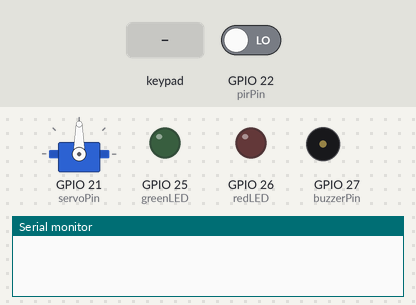
A sketch run on a simulated ESP32. On the bench: servo, output pins drawn as LEDs (lit = HIGH), buzzer (waves = sounding), the last lines printed to the serial monitor. The inputs (shaded band) are chosen by the test bench; at power-on: GPIO 22 (pirPin) LOW. WiFi joins after 1.5 s; servers stay silent unless stated.

Above: at 3.0 s.
3.1 s: key '#' pressed
At 3.7 s:
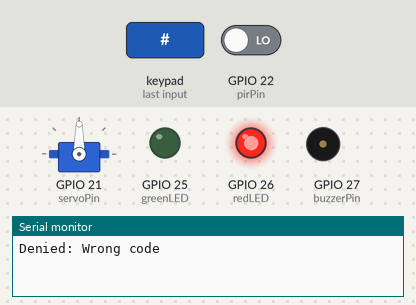
5.3 s: keypad keys 1 2 3 4 # pressed 0.4 s apart
At 8.3 s:
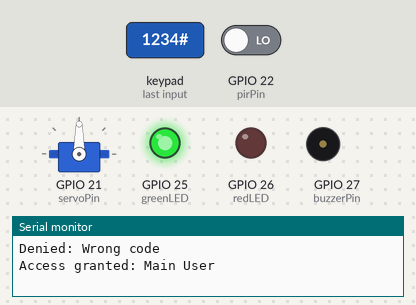
10.3 s: keypad keys 5 6 7 8 # pressed 0.4 s apart
At 10.53 s:
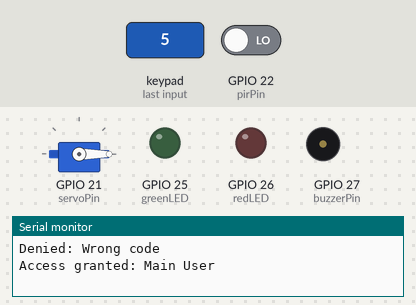
13.8 s: key '1' pressed
At 14.7 s:
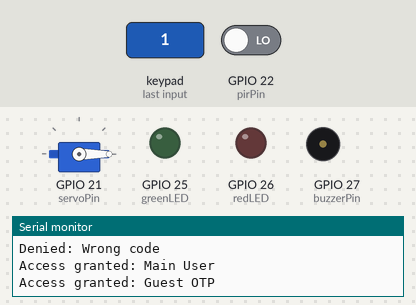
15.3 s: keypad keys 1 9 1 8 5 1 7 # pressed 0.4 s apart
At 18.7 s:
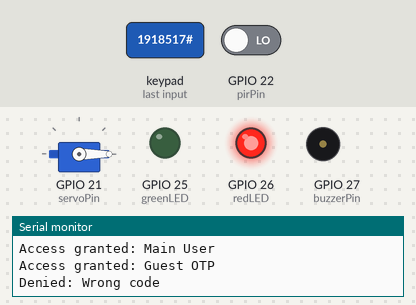
Timing chart, 0 to 20.4 s (numbered marks = the images above; inputs shaded):
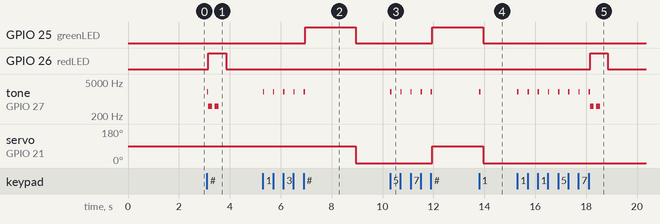

The sketch:

sketch.ino
```cpp
#define BLYNK_TEMPLATE_ID "TMPL2KvveO7AB"
#define BLYNK_TEMPLATE_NAME "smart acess control"
#define BLYNK_AUTH_TOKEN "tj6FQlnbFgbJpHEp1ne9XsFTIWLvxccA"

#include <WiFi.h>
#include <WiFiClient.h>
#include <BlynkSimpleEsp32.h>
#include <Keypad.h>
#include <ESP32Servo.h>

// === WiFi ===
char ssid[] = "Wokwi-GUEST";
char pass[] = "";

// === Components ===
int servoPin = 21;  // Servo connected to pin 21
Servo door;

int pirPin = 22;
int buzzerPin = 27;
int redLED = 26;
int greenLED = 25;

// === Access Control ===
String authorizedID = "1234";
String guestOTP = "5678"; // generate a nw one after use
bool otpUsed = false;
int failCount = 0;
bool alarmActive = false;
int currentHour = 10; // simulated clock

// === Virtual Pins ===
#define VPIN_MOTION V1
#define VPIN_LOGS V2
#define VPIN_ALERTS V3
#define VPIN_FAILCOUNT V4
#define VPIN_DOOR V5
#define VPIN_CANCELALARM V7

// === Keypad ===
const byte ROWS = 4;
const byte COLS = 4;
char keys[ROWS][COLS] = {
  {'1','2','3','A'},
  {'4','5','6','B'},
  {'7','8','9','C'},
  {'*','0','#','D'}
};
byte rowPins[ROWS] = {19,18,5,17};
byte colPins[COLS] = {16,4,0,2};
Keypad keypad = Keypad(makeKeymap(keys), rowPins, colPins, ROWS, COLS);

// === Buzzer Functions ===
void alarmOn() { tone(buzzerPin, 1000); }
void alarmOff() { noTone(buzzerPin); alarmActive = false; }
void keyBeep() { tone(buzzerPin, 2000); delay(50); noTone(buzzerPin); }
void deniedBeep() { for (int i = 0; i < 2; i++) { tone(buzzerPin, 500); delay(150); noTone(buzzerPin); delay(100); } }

// === Blynk callback: Cancel alarm switch ===
BLYNK_WRITE(VPIN_CANCELALARM) {
  int state = param.asInt();
  if (state == 1) {
    alarmOff();
    Blynk.virtualWrite(VPIN_ALERTS, "🚨 Alarm canceled remotely");
    Blynk.logEvent("alarm_on", "Alarm canceled remotely");
  }
}

// === Servo door control variables ===
bool doorMoving = false;
unsigned long doorStartTime = 0;
const unsigned long doorOpenDuration = 2000; // 2 seconds

void setup() {
  Serial.begin(115200);
  door.attach(servoPin); // Use the defined servo pin
  pinMode(pirPin, INPUT);
  pinMode(redLED, OUTPUT);
  pinMode(greenLED, OUTPUT);
  pinMode(buzzerPin, OUTPUT);
  Blynk.begin(BLYNK_AUTH_TOKEN, ssid, pass);
}

// === Main loop ===
void loop() {
  Blynk.run();

  if (alarmActive) alarmOn();

  // Motion detection
  int motion = digitalRead(pirPin);
  Blynk.virtualWrite(VPIN_MOTION, motion);
  if (motion == HIGH) {
    Serial.println("Motion detected!");
    if (currentHour < 7 || currentHour > 21) {
      alarmOn();
      alarmActive = true;
      Blynk.virtualWrite(VPIN_ALERTS, "⚠ Motion outside allowed hours");
      Blynk.logEvent("alarm_on", "Motion detected outside allowed hours");
    }
  }

  // Keypad input
  char key = keypad.getKey();
  if (key) {
    keyBeep();
    static String input = "";
    if (key == '#') {
      checkAccess(input);
      input = "";
    } else if (key == '*') {
      alarmOff();
      Blynk.virtualWrite(VPIN_ALERTS, "🚨 Alarm canceled by keypad");
      Blynk.logEvent("alarm_on", "Alarm canceled by keypad");
    } else {
      input += key;
    }
  }

  // Update servo door state
  updateDoor();
}

// === Access control functions ===
void checkAccess(String code) {
  if (currentHour < 7 || currentHour > 21) {
    denyAccess("Denied: Outside hours");
    return;
  }

  if (code == authorizedID) {
    grantAccess("Main User");
  } else if (code == guestOTP && !otpUsed) {
    grantAccess("Guest OTP");
    otpUsed = true;
  } else {
    failCount++;
    Blynk.virtualWrite(VPIN_FAILCOUNT, failCount);
    denyAccess("Denied: Wrong code");
    if (failCount >= 3) {
      alarmActive = true;
      Blynk.virtualWrite(VPIN_ALERTS, "⚠ Escalation: 3 failed attempts!");
      Blynk.logEvent("alarm_on", "Escalation: 3 failed attempts!");
    }
  }
}

void grantAccess(String userType) {
  Serial.println("Access granted: " + userType);
  Blynk.virtualWrite(VPIN_LOGS, "✅ Access granted: " + userType);

  // Turn on green LED, turn off red LED, beep
  digitalWrite(greenLED, HIGH);
  digitalWrite(redLED, LOW);
  tone(buzzerPin, 1500, 200);

  // Start moving the door
  door.write(90);
  Blynk.virtualWrite(VPIN_DOOR, 1);
  doorMoving = true;
  doorStartTime = millis();

  failCount = 0;
  Blynk.virtualWrite(VPIN_FAILCOUNT, failCount);
  alarmOff();
}

void denyAccess(String reason) {
  Serial.println(reason);
  Blynk.virtualWrite(VPIN_LOGS, "❌ " + reason);
  digitalWrite(redLED, HIGH);
  digitalWrite(greenLED, LOW);
  deniedBeep();
  delay(200);
  digitalWrite(redLED, LOW);
}

// === Non-blocking servo update ===
void updateDoor() {
  if (doorMoving) {
    if (millis() - doorStartTime >= doorOpenDuration) {
      door.write(0); // Close door
      Blynk.virtualWrite(VPIN_DOOR, 0);
      digitalWrite(greenLED, LOW);
      doorMoving = false; // stop updating
    }
  }
}
```

Measured:
- after the input at 3.1 s, GPIO 26 (redLED): LOW → HIGH after 0.06 s, → LOW 0.70 s later; tone on GPIO 27 (buzzerPin): plays 2000 Hz for 0.05 s, 500 Hz for 0.15 s, 500 Hz for 0.15 s, starting at once
- after the input at 5.3 s, GPIO 25 (greenLED): LOW → HIGH after 1.7 s, → LOW 2.0 s later; tone on GPIO 27 (buzzerPin): alternates 2000 Hz for 0.05 s and silent for 0.35 s, 10 changes in all, then stays silent, starting at once; servo on GPIO 21 (servoPin): 90° → 0° after 3.7 s
- after the input at 10.3 s, GPIO 25 (greenLED): LOW → HIGH after 1.7 s; tone on GPIO 27 (buzzerPin): alternates 2000 Hz for 0.05 s and silent for 0.35 s, 10 changes in all, then stays silent, starting at once; servo on GPIO 21 (servoPin): 0° → 90° after 1.7 s
- after the input at 13.8 s, tone on GPIO 27 (buzzerPin): silent → 2000 Hz at once, → silent 0.05 s later
- after the input at 15.3 s, GPIO 26 (redLED): LOW → HIGH after 2.9 s, → LOW 0.70 s later; tone on GPIO 27 (buzzerPin): plays 2000 Hz for 0.05 s, 2000 Hz for 0.05 s, 2000 Hz for 0.05 s, 2000 Hz for 0.05 s, 2000 Hz for 0.05 s, 2000 Hz for 0.05 s … (10 notes in this stretch), starting at once
